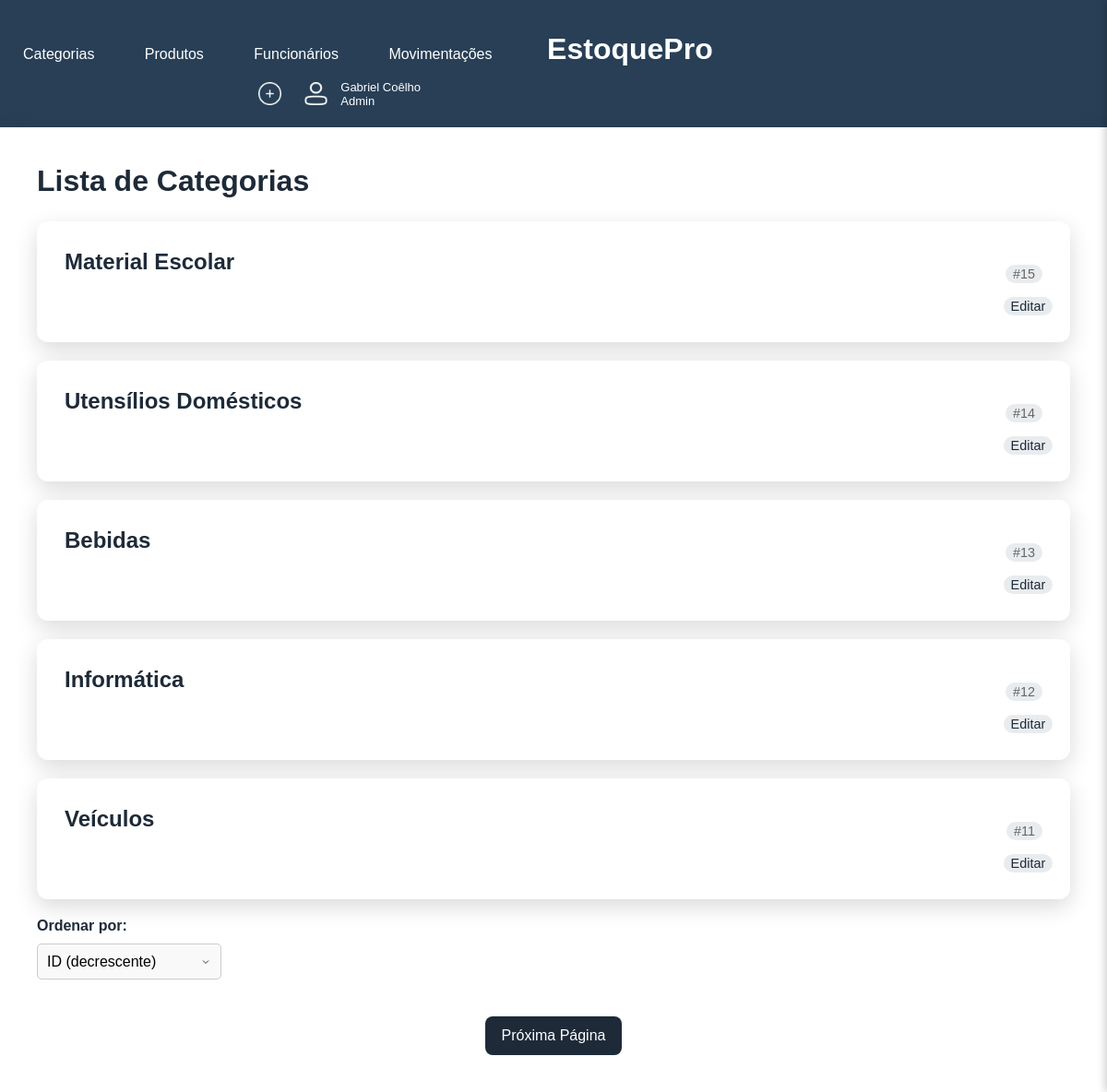
Screenshot of /categoria with the database file from the repository.
### models.py (models this page shows, shortened)
class Categoria(Base):
    __tablename__ = 'categorias'
    id_categoria = Column(Integer, primary_key=True)
    nome_categoria = Column(String(40), nullable=False, index=True)

### app.py (the view)
@app.route('/categoria', methods=['GET'])
def categoria():
    por_pagina = 5
    pagina_atual = int(request.args.get('pagina', 1))
    ordem = request.args.get('ordem', 'id_categoria_desc')
    offset = (pagina_atual - 1) * por_pagina
    if ordem == 'nome_asc':
        order_by = Categoria.nome_categoria.asc()
    elif ordem == 'nome_desc':
        order_by = Categoria.nome_categoria.desc()
    elif ordem == 'id_categoria_asc':
        order_by = Categoria.id_categoria.asc()
    else:  # padrão
        order_by = Categoria.id_categoria.desc()
    lista = (select(Categoria).order_by(order_by).offset(offset).limit(por_pagina))
    lista = db_session.execute(lista).scalars().all()
    total_categorias = db_session.query(Categoria).count()
    total_paginas = (total_categorias + por_pagina - 1) // por_pagina
    return render_template('categoria.html',
                           cavalo=lista,
                           pagina_atual=pagina_atual,
                           total_paginas=total_paginas,
                           ordem=ordem)

### templates/categoria.html (shortened to what this page needs)
{% extends 'base.html' %}
{% block conteudo %}
    <h1>Lista de Categorias</h1>
    {% for item in cavalo %}
        <div class="card">
            <div class="card-header">
                <h2>{{ item.nome_categoria }}</h2>
                <span class="product-id">#{{ item.id_categoria }}</span>
            </div>
                <span class="product-id" style="margin-left: 96%;"><a
            href="{{ url_for('editar_categoria', id_categoria=item.id_categoria) }}"
            class="btn-edit">Editar</a></span>
        </div>
    {% endfor %}
        <label class="ordem_" for="ordem">Ordenar por:</label>
    <select class="ordem" id="ordem" onchange="location = this.value;">
        <option value="{{ url_for('categoria', pagina=pagina_atual, ordem='id_categoria_desc') }}"
                {% if ordem == 'id_categoria_desc' %}selected{% endif %}>ID (decrescente)
        </option>
    </select>
    <div class="pagination">
        {% if pagina_atual < total_paginas %}
            <a href="{{ url_for('categoria', pagina=pagina_atual + 1, ordem=ordem) }}">Próxima Página</a>
        {% endif %}
    </div>
{% endblock conteudo %}

### static/template.css (style rules this page uses)
* { margin: 0; padding: 0; box-sizing: border-box; }
body, html { height: 100%; font-family: 'Poppins', sans-serif; background-color: #f0f2f5; color: #333333; }
select { width: 200px; padding: 10px; border: 1px solid #ccc; border-radius: 5px; font-size: 16px; background-color: #f9f9f9; appearance: none; background-repeat: no-repeat; background-position: right 10px center; background-size: 12px; transition: border-color 0.3s, box-shadow 0.3s; display: block; margin-bottom: 20px; }
option { padding: 10px; }
a { text-decoration: none; color: #1e2a38; transition: color 0.3s; }
main h1 { color: #1e2a38; margin-bottom: 25px; font-weight: 600; }
h2 { color: #1e2a38; margin-bottom: 25px; font-weight: 600; }
.card { background-color: #ffffff; border-radius: 12px; box-shadow: 0 8px 24px rgba(0, 0, 0, 0.15); margin: 20px 0; padding: 30px; transition: transform 0.3s, box-shadow 0.3s; }
label { display: block; margin-bottom: 10px; font-weight: 600; color: #1e2a38; }
.pagination { text-align: center; margin-top: 40px; }
.pagination a { display: inline-block; padding: 12px 18px; margin: 0 8px; background-color: #1e2a38; color: white; text-decoration: none; border-radius: 8px; }

### templates/categoria.html (style rules this page uses)
.product-id { font-size: 0.9em; color: #666; background-color: #e9ecef; padding: 2px 8px; border-radius: 12px; white-space: nowrap; }
.card-header { display: flex; justify-content: space-between; align-items: center; }

### rows the page displays
Categoria: nome_categoria "Material Escolar", id_categoria "15"
Categoria: nome_categoria "Utensílios Domésticos", id_categoria "14"
Categoria: nome_categoria "Bebidas", id_categoria "13"
Categoria: nome_categoria "Informática", id_categoria "12"
Categoria: nome_categoria "Veículos", id_categoria "11"
